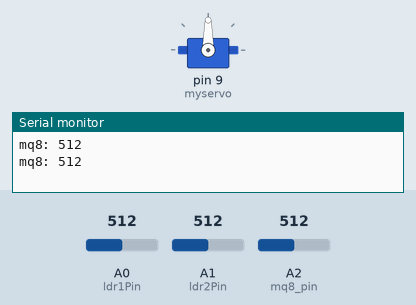
Bench run of a sketch on a simulated Arduino Uno, built with avr-gcc and run on an emulated ATmega328P. On the bench: servo, the last lines printed to the serial monitor. The inputs (shaded band) are chosen by the test bench; at power-on: A0 (ldr1Pin) = 512, A1 (ldr2Pin) = 512, A2 (mq8_pin) = 512.

Above: at 1.8 s.
1.9 s: A0 (ldr1Pin) set to 716
At 2.4 s:
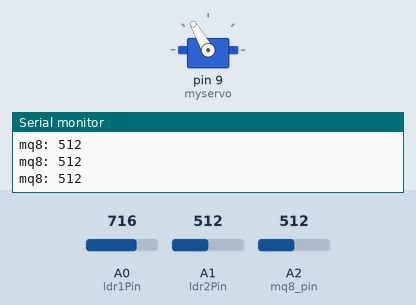
4.0 s: A1 (ldr2Pin) set to 900
At 4.9 s:
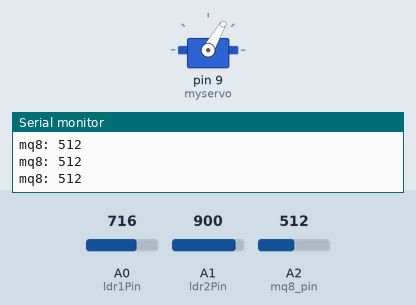
Timing chart, 0 to 7.0 s (numbered marks = the images above; inputs shaded):
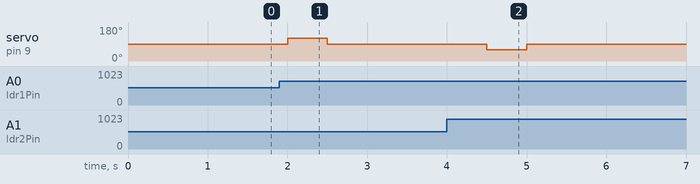

The sketch:

solarpanel1.ino
```cpp
#include <Servo.h>

Servo myservo;
int ldr1Pin = A0;
int ldr2Pin = A1;
int threshold = 50;
bool rotatedRight = false;
int mq8_pin = A2;

void setup() {
  myservo.attach(9);
  Serial.begin(9600);
}
void loop() {
  int ldr1Value = analogRead(ldr1Pin);
  int ldr2Value = analogRead(ldr2Pin);
  int mq8 = analogRead(mq8_pin);
  Serial.print("mq8: ");
  Serial.println(mq8);
  // Rotate servo based on LDR readings
  if (ldr1Value > ldr2Value + threshold && !rotatedRight) {
    myservo.write(120);
    delay(500);
    myservo.write(90);
    rotatedRight = true;
  } else if (ldr2Value > ldr1Value + threshold && rotatedRight) {
    myservo.write(60);
    delay(500);
    myservo.write(90);
    rotatedRight = false;

  } else {
    myservo.write(90);
  }

  delay(1000);
}
```

Measured:
- after the input at 1.9 s, servo on pin 9 (myservo): 90° → 120° after 0.10 s, → 90° 0.50 s later
- after the input at 4.0 s, servo on pin 9 (myservo): 90° → 60° after 0.50 s, → 90° 0.50 s later
